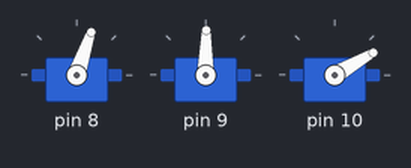
The sketch below on a simulated Arduino Uno, built with avr-gcc and run on an emulated ATmega328P. On the bench: 3 × servo. What the sketch prints to the serial monitor is not drawn.

Above: at 2.1 s.
At 2.95 s:
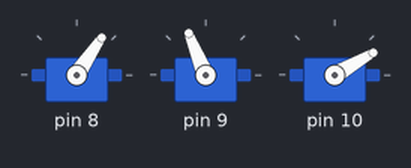
At 3.6 s:
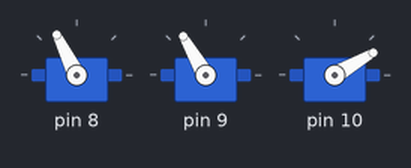
At 4.35 s:
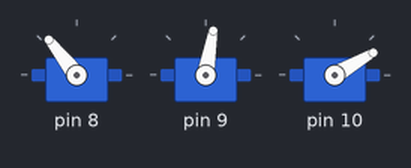
At 5.5 s:
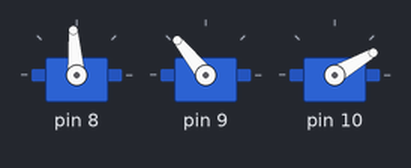
At 6.65 s:
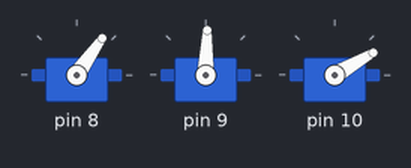
Timing chart, 0 to 8.5 s (numbered marks = the images above):
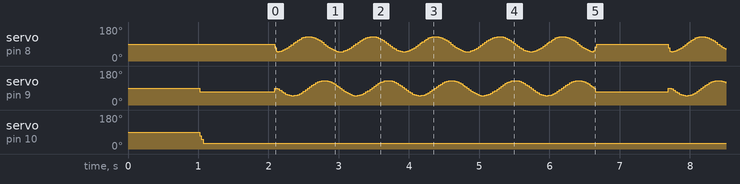

The sketch:

Hex-Bug.ino
```cpp
#include<Body.h>


Body spider;
void setup() {
  Serial.begin(9600);
  Serial.print("Hello");
  Serial.println(" World");

  // put your setup code here, to run once:
  spider.Setup();
  delay(1000);
  spider.ToStanding();
  delay(1000);

}

void loop() {
  // put your main code here, to run repeatedly:
  spider.StepFoward(5);
  delay(1000);

}
```

Measured:
- by itself, servo on pin 8: moves between 50° and 129°, repeating every 5.6 s
